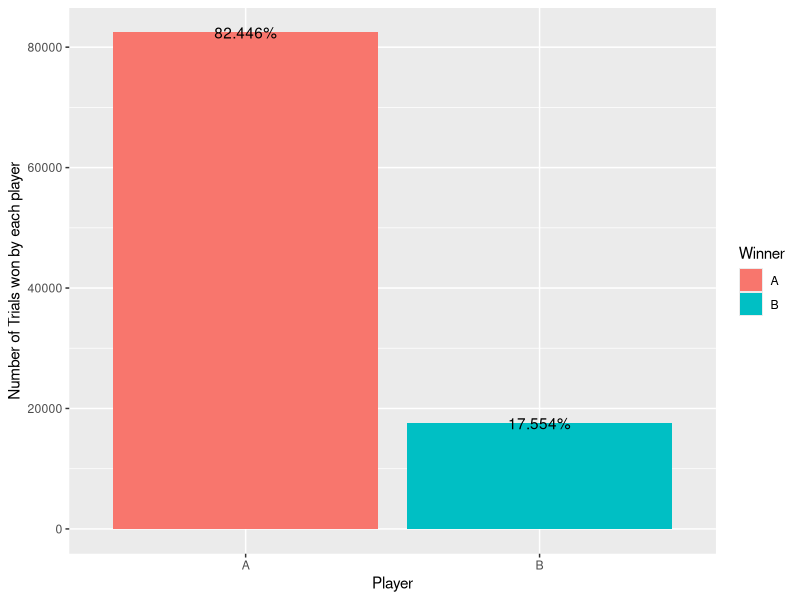

Write R code to recreate this figure.
volley <- function (){
  return (sample(c(0:1), 1, replace = TRUE, prob = c(0.4,0.6)))
}

raquetball <- function (){
  score_a=0
  score_b=0
  volley_status_a=1
  volley_status_b=0
  while (score_a<21 & score_b<21){
    if(volley_status_a==1){
      temp_score=volley()
      if(temp_score==1){
        score_a=score_a+1
      }
      else{
        volley_status_a=0
        volley_status_b=1
      }
    }
    else{
      temp_score=sample(c(0:1),1)
      if(temp_score==1){
        score_b=score_b+1
      }
      else{
        volley_status_b=0
        volley_status_a=1
      }
    }  
    
  }
  if (score_a==21){
    return(1)
  }
  else{
   return (0)
  }  
}

number_of_trials=100000

trial_vector=seq(1,number_of_trials)
results=rep(0,number_of_trials)
for (x in 1:number_of_trials){
  results[x]=raquetball()
}
temp=as.data.frame(cbind(trial_vector,results))
colnames(temp)=c("TrialNO","Winner")
temp$Winner=ifelse(temp$Winner==1,"A","B")

library(ggplot2)
library(dplyr)
Labels <- temp %>% group_by(Winner) %>% summarise(Sum=n()) 

ggplot(data=temp, aes(x=Winner,fill=Winner)) + geom_histogram(binwidth=0.5,stat="count") +
   ylab("Number of Trials won by each player") + xlab("Player") + 
    geom_text(data = Labels,aes(x=Winner,y=Sum,label=paste0(Sum/number_of_trials*100,"%")))
